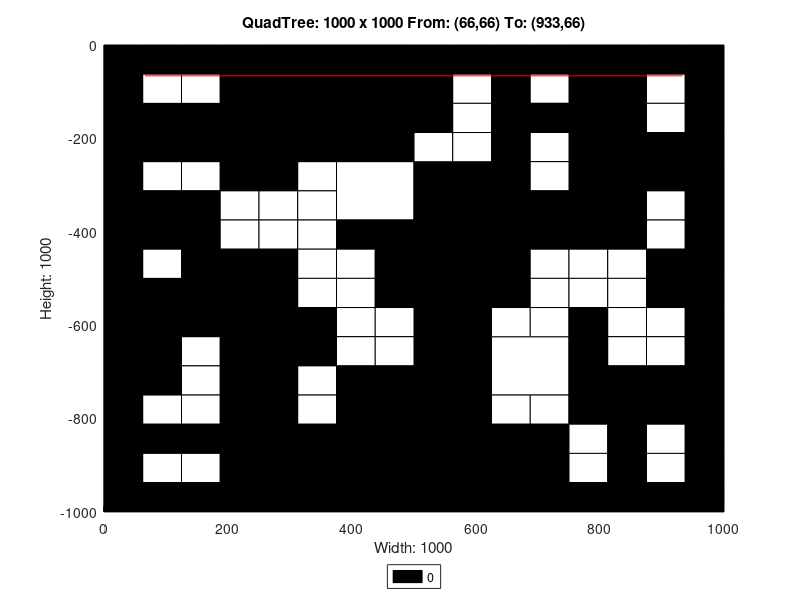

Here is the MATLAB script that generated this plot:
axis([0 1000 -1000 0]);
title('QuadTree: 1000 x 1000 From: (66,66) To: (933,66)');
xlabel('Width: 1000');
ylabel('Height: 1000');
rectangle('Position',[250 -250 250 250], 'FaceColor',[0 0 0]);
rectangle('Position',[0 -250 125 125], 'FaceColor',[0 0 0]);
rectangle('Position',[125 -250 125 125], 'FaceColor',[0 0 0]);
rectangle('Position',[375 -375 125 125], 'FaceColor',[1 1 1]);
rectangle('Position',[750 -125 125 125], 'FaceColor',[0 0 0]);
rectangle('Position',[750 -250 125 125], 'FaceColor',[0 0 0]);
rectangle('Position',[500 -375 125 125], 'FaceColor',[0 0 0]);
rectangle('Position',[500 -500 125 125], 'FaceColor',[0 0 0]);
rectangle('Position',[750 -375 125 125], 'FaceColor',[0 0 0]);
rectangle('Position',[0 -625 125 125], 'FaceColor',[0 0 0]);
rectangle('Position',[125 -625 125 125], 'FaceColor',[0 0 0]);
rectangle('Position',[0 -750 125 125], 'FaceColor',[0 0 0]);
rectangle('Position',[375 -875 125 125], 'FaceColor',[0 0 0]);
rectangle('Position',[250 -1000 125 125], 'FaceColor',[0 0 0]);
rectangle('Position',[375 -1000 125 125], 'FaceColor',[0 0 0]);
rectangle('Position',[500 -625 125 125], 'FaceColor',[0 0 0]);
rectangle('Position',[500 -750 125 125], 'FaceColor',[0 0 0]);
rectangle('Position',[625 -750 125 125], 'FaceColor',[1 1 1]);
rectangle('Position',[500 -875 125 125], 'FaceColor',[0 0 0]);
rectangle('Position',[500 -1000 125 125], 'FaceColor',[0 0 0]);
rectangle('Position',[625 -1000 125 125], 'FaceColor',[0 0 0]);
rectangle('Position',[0 -62.5 62.5 62.5], 'FaceColor',[0 0 0]);
rectangle('Position',[62.5 -62.5 62.5 62.5], 'FaceColor',[0 0 0]);
rectangle('Position',[0 -125 62.5 62.5], 'FaceColor',[0 0 0]);
rectangle('Position',[62.5 -125 62.5 62.5], 'FaceColor',[1 1 1]);
rectangle('Position',[125 -62.5 62.5 62.5], 'FaceColor',[0 0 0]);
rectangle('Position',[187.5 -62.5 62.5 62.5], 'FaceColor',[0 0 0]);
rectangle('Position',[125 -125 62.5 62.5], 'FaceColor',[1 1 1]);
rectangle('Position',[187.5 -125 62.5 62.5], 'FaceColor',[0 0 0]);
rectangle('Position',[0 -312.5 62.5 62.5], 'FaceColor',[0 0 0]);
rectangle('Position',[62.5 -312.5 62.5 62.5], 'FaceColor',[1 1 1]);
rectangle('Position',[0 -375 62.5 62.5], 'FaceColor',[0 0 0]);
rectangle('Position',[62.5 -375 62.5 62.5], 'FaceColor',[0 0 0]);
rectangle('Position',[125 -312.5 62.5 62.5], 'FaceColor',[1 1 1]);
rectangle('Position',[187.5 -312.5 62.5 62.5], 'FaceColor',[0 0 0]);
rectangle('Position',[125 -375 62.5 62.5], 'FaceColor',[0 0 0]);
rectangle('Position',[187.5 -375 62.5 62.5], 'FaceColor',[1 1 1]);
rectangle('Position',[0 -437.5 62.5 62.5], 'FaceColor',[0 0 0]);
rectangle('Position',[62.5 -437.5 62.5 62.5], 'FaceColor',[0 0 0]);
rectangle('Position',[0 -500 62.5 62.5], 'FaceColor',[0 0 0]);
rectangle('Position',[62.5 -500 62.5 62.5], 'FaceColor',[1 1 1]);
rectangle('Position',[125 -437.5 62.5 62.5], 'FaceColor',[0 0 0]);
rectangle('Position',[187.5 -437.5 62.5 62.5], 'FaceColor',[1 1 1]);
rectangle('Position',[125 -500 62.5 62.5], 'FaceColor',[0 0 0]);
rectangle('Position',[187.5 -500 62.5 62.5], 'FaceColor',[0 0 0]);
rectangle('Position',[250 -312.5 62.5 62.5], 'FaceColor',[0 0 0]);
rectangle('Position',[312.5 -312.5 62.5 62.5], 'FaceColor',[1 1 1]);
rectangle('Position',[250 -375 62.5 62.5], 'FaceColor',[1 1 1]);
rectangle('Position',[312.5 -375 62.5 62.5], 'FaceColor',[1 1 1]);
rectangle('Position',[250 -437.5 62.5 62.5], 'FaceColor',[1 1 1]);
rectangle('Position',[312.5 -437.5 62.5 62.5], 'FaceColor',[1 1 1]);
rectangle('Position',[250 -500 62.5 62.5], 'FaceColor',[0 0 0]);
rectangle('Position',[312.5 -500 62.5 62.5], 'FaceColor',[1 1 1]);
rectangle('Position',[375 -437.5 62.5 62.5], 'FaceColor',[0 0 0]);
rectangle('Position',[437.5 -437.5 62.5 62.5], 'FaceColor',[0 0 0]);
rectangle('Position',[375 -500 62.5 62.5], 'FaceColor',[1 1 1]);
rectangle('Position',[437.5 -500 62.5 62.5], 'FaceColor',[0 0 0]);
rectangle('Position',[500 -62.5 62.5 62.5], 'FaceColor',[0 0 0]);
rectangle('Position',[562.5 -62.5 62.5 62.5], 'FaceColor',[0 0 0]);
rectangle('Position',[500 -125 62.5 62.5], 'FaceColor',[0 0 0]);
rectangle('Position',[562.5 -125 62.5 62.5], 'FaceColor',[1 1 1]);
rectangle('Position',[625 -62.5 62.5 62.5], 'FaceColor',[0 0 0]);
rectangle('Position',[687.5 -62.5 62.5 62.5], 'FaceColor',[0 0 0]);
rectangle('Position',[625 -125 62.5 62.5], 'FaceColor',[0 0 0]);
rectangle('Position',[687.5 -125 62.5 62.5], 'FaceColor',[1 1 1]);
rectangle('Position',[500 -187.5 62.5 62.5], 'FaceColor',[0 0 0]);
rectangle('Position',[562.5 -187.5 62.5 62.5], 'FaceColor',[1 1 1]);
rectangle('Position',[500 -250 62.5 62.5], 'FaceColor',[1 1 1]);
rectangle('Position',[562.5 -250 62.5 62.5], 'FaceColor',[1 1 1]);
rectangle('Position',[625 -187.5 62.5 62.5], 'FaceColor',[0 0 0]);
rectangle('Position',[687.5 -187.5 62.5 62.5], 'FaceColor',[0 0 0]);
rectangle('Position',[625 -250 62.5 62.5], 'FaceColor',[0 0 0]);
rectangle('Position',[687.5 -250 62.5 62.5], 'FaceColor',[1 1 1]);
rectangle('Position',[875 -62.5 62.5 62.5], 'FaceColor',[0 0 0]);
rectangle('Position',[937.5 -62.5 62.5 62.5], 'FaceColor',[0 0 0]);
rectangle('Position',[875 -125 62.5 62.5], 'FaceColor',[1 1 1]);
rectangle('Position',[937.5 -125 62.5 62.5], 'FaceColor',[0 0 0]);
rectangle('Position',[875 -187.5 62.5 62.5], 'FaceColor',[1 1 1]);
rectangle('Position',[937.5 -187.5 62.5 62.5], 'FaceColor',[0 0 0]);
rectangle('Position',[875 -250 62.5 62.5], 'FaceColor',[0 0 0]);
rectangle('Position',[937.5 -250 62.5 62.5], 'FaceColor',[0 0 0]);
rectangle('Position',[625 -312.5 62.5 62.5], 'FaceColor',[0 0 0]);
rectangle('Position',[687.5 -312.5 62.5 62.5], 'FaceColor',[1 1 1]);
rectangle('Position',[625 -375 62.5 62.5], 'FaceColor',[0 0 0]);
rectangle('Position',[687.5 -375 62.5 62.5], 'FaceColor',[0 0 0]);
rectangle('Position',[625 -437.5 62.5 62.5], 'FaceColor',[0 0 0]);
rectangle('Position',[687.5 -437.5 62.5 62.5], 'FaceColor',[0 0 0]);
rectangle('Position',[625 -500 62.5 62.5], 'FaceColor',[0 0 0]);
rectangle('Position',[687.5 -500 62.5 62.5], 'FaceColor',[1 1 1]);
rectangle('Position',[875 -312.5 62.5 62.5], 'FaceColor',[0 0 0]);
rectangle('Position',[937.5 -312.5 62.5 62.5], 'FaceColor',[0 0 0]);
rectangle('Position',[875 -375 62.5 62.5], 'FaceColor',[1 1 1]);
rectangle('Position',[937.5 -375 62.5 62.5], 'FaceColor',[0 0 0]);
rectangle('Position',[750 -437.5 62.5 62.5], 'FaceColor',[0 0 0]);
rectangle('Position',[812.5 -437.5 62.5 62.5], 'FaceColor',[0 0 0]);
rectangle('Position',[750 -500 62.5 62.5], 'FaceColor',[1 1 1]);
rectangle('Position',[812.5 -500 62.5 62.5], 'FaceColor',[1 1 1]);
rectangle('Position',[875 -437.5 62.5 62.5], 'FaceColor',[1 1 1]);
rectangle('Position',[937.5 -437.5 62.5 62.5], 'FaceColor',[0 0 0]);
rectangle('Position',[875 -500 62.5 62.5], 'FaceColor',[0 0 0]);
rectangle('Position',[937.5 -500 62.5 62.5], 'FaceColor',[0 0 0]);
rectangle('Position',[125 -687.5 62.5 62.5], 'FaceColor',[1 1 1]);
rectangle('Position',[187.5 -687.5 62.5 62.5], 'FaceColor',[0 0 0]);
rectangle('Position',[125 -750 62.5 62.5], 'FaceColor',[1 1 1]);
rectangle('Position',[187.5 -750 62.5 62.5], 'FaceColor',[0 0 0]);
rectangle('Position',[250 -562.5 62.5 62.5], 'FaceColor',[0 0 0]);
rectangle('Position',[312.5 -562.5 62.5 62.5], 'FaceColor',[1 1 1]);
rectangle('Position',[250 -625 62.5 62.5], 'FaceColor',[0 0 0]);
rectangle('Position',[312.5 -625 62.5 62.5], 'FaceColor',[0 0 0]);
rectangle('Position',[375 -562.5 62.5 62.5], 'FaceColor',[1 1 1]);
rectangle('Position',[437.5 -562.5 62.5 62.5], 'FaceColor',[0 0 0]);
rectangle('Position',[375 -625 62.5 62.5], 'FaceColor',[1 1 1]);
rectangle('Position',[437.5 -625 62.5 62.5], 'FaceColor',[1 1 1]);
rectangle('Position',[250 -687.5 62.5 62.5], 'FaceColor',[0 0 0]);
rectangle('Position',[312.5 -687.5 62.5 62.5], 'FaceColor',[0 0 0]);
rectangle('Position',[250 -750 62.5 62.5], 'FaceColor',[0 0 0]);
rectangle('Position',[312.5 -750 62.5 62.5], 'FaceColor',[1 1 1]);
rectangle('Position',[375 -687.5 62.5 62.5], 'FaceColor',[1 1 1]);
rectangle('Position',[437.5 -687.5 62.5 62.5], 'FaceColor',[1 1 1]);
rectangle('Position',[375 -750 62.5 62.5], 'FaceColor',[0 0 0]);
rectangle('Position',[437.5 -750 62.5 62.5], 'FaceColor',[0 0 0]);
rectangle('Position',[0 -812.5 62.5 62.5], 'FaceColor',[0 0 0]);
rectangle('Position',[62.5 -812.5 62.5 62.5], 'FaceColor',[1 1 1]);
rectangle('Position',[0 -875 62.5 62.5], 'FaceColor',[0 0 0]);
rectangle('Position',[62.5 -875 62.5 62.5], 'FaceColor',[0 0 0]);
rectangle('Position',[125 -812.5 62.5 62.5], 'FaceColor',[1 1 1]);
rectangle('Position',[187.5 -812.5 62.5 62.5], 'FaceColor',[0 0 0]);
rectangle('Position',[125 -875 62.5 62.5], 'FaceColor',[0 0 0]);
rectangle('Position',[187.5 -875 62.5 62.5], 'FaceColor',[0 0 0]);
rectangle('Position',[0 -937.5 62.5 62.5], 'FaceColor',[0 0 0]);
rectangle('Position',[62.5 -937.5 62.5 62.5], 'FaceColor',[1 1 1]);
rectangle('Position',[0 -1000 62.5 62.5], 'FaceColor',[0 0 0]);
rectangle('Position',[62.5 -1000 62.5 62.5], 'FaceColor',[0 0 0]);
rectangle('Position',[125 -937.5 62.5 62.5], 'FaceColor',[1 1 1]);
rectangle('Position',[187.5 -937.5 62.5 62.5], 'FaceColor',[0 0 0]);
rectangle('Position',[125 -1000 62.5 62.5], 'FaceColor',[0 0 0]);
rectangle('Position',[187.5 -1000 62.5 62.5], 'FaceColor',[0 0 0]);
rectangle('Position',[250 -812.5 62.5 62.5], 'FaceColor',[0 0 0]);
rectangle('Position',[312.5 -812.5 62.5 62.5], 'FaceColor',[1 1 1]);
rectangle('Position',[250 -875 62.5 62.5], 'FaceColor',[0 0 0]);
rectangle('Position',[312.5 -875 62.5 62.5], 'FaceColor',[0 0 0]);
rectangle('Position',[625 -562.5 62.5 62.5], 'FaceColor',[0 0 0]);
rectangle('Position',[687.5 -562.5 62.5 62.5], 'FaceColor',[1 1 1]);
rectangle('Position',[625 -625 62.5 62.5], 'FaceColor',[1 1 1]);
rectangle('Position',[687.5 -625 62.5 62.5], 'FaceColor',[1 1 1]);
rectangle('Position',[750 -562.5 62.5 62.5], 'FaceColor',[1 1 1]);
rectangle('Position',[812.5 -562.5 62.5 62.5], 'FaceColor',[1 1 1]);
rectangle('Position',[750 -625 62.5 62.5], 'FaceColor',[0 0 0]);
rectangle('Position',[812.5 -625 62.5 62.5], 'FaceColor',[1 1 1]);
rectangle('Position',[875 -562.5 62.5 62.5], 'FaceColor',[0 0 0]);
rectangle('Position',[937.5 -562.5 62.5 62.5], 'FaceColor',[0 0 0]);
rectangle('Position',[875 -625 62.5 62.5], 'FaceColor',[1 1 1]);
rectangle('Position',[937.5 -625 62.5 62.5], 'FaceColor',[0 0 0]);
rectangle('Position',[750 -687.5 62.5 62.5], 'FaceColor',[0 0 0]);
rectangle('Position',[812.5 -687.5 62.5 62.5], 'FaceColor',[1 1 1]);
rectangle('Position',[750 -750 62.5 62.5], 'FaceColor',[0 0 0]);
rectangle('Position',[812.5 -750 62.5 62.5], 'FaceColor',[0 0 0]);
rectangle('Position',[875 -687.5 62.5 62.5], 'FaceColor',[1 1 1]);
rectangle('Position',[937.5 -687.5 62.5 62.5], 'FaceColor',[0 0 0]);
rectangle('Position',[875 -750 62.5 62.5], 'FaceColor',[0 0 0]);
rectangle('Position',[937.5 -750 62.5 62.5], 'FaceColor',[0 0 0]);
rectangle('Position',[625 -812.5 62.5 62.5], 'FaceColor',[1 1 1]);
rectangle('Position',[687.5 -812.5 62.5 62.5], 'FaceColor',[1 1 1]);
rectangle('Position',[625 -875 62.5 62.5], 'FaceColor',[0 0 0]);
rectangle('Position',[687.5 -875 62.5 62.5], 'FaceColor',[0 0 0]);
rectangle('Position',[750 -812.5 62.5 62.5], 'FaceColor',[0 0 0]);
rectangle('Position',[812.5 -812.5 62.5 62.5], 'FaceColor',[0 0 0]);
rectangle('Position',[750 -875 62.5 62.5], 'FaceColor',[1 1 1]);
rectangle('Position',[812.5 -875 62.5 62.5], 'FaceColor',[0 0 0]);
rectangle('Position',[875 -812.5 62.5 62.5], 'FaceColor',[0 0 0]);
rectangle('Position',[937.5 -812.5 62.5 62.5], 'FaceColor',[0 0 0]);
rectangle('Position',[875 -875 62.5 62.5], 'FaceColor',[1 1 1]);
rectangle('Position',[937.5 -875 62.5 62.5], 'FaceColor',[0 0 0]);
rectangle('Position',[750 -937.5 62.5 62.5], 'FaceColor',[1 1 1]);
rectangle('Position',[812.5 -937.5 62.5 62.5], 'FaceColor',[0 0 0]);
rectangle('Position',[750 -1000 62.5 62.5], 'FaceColor',[0 0 0]);
rectangle('Position',[812.5 -1000 62.5 62.5], 'FaceColor',[0 0 0]);
rectangle('Position',[875 -937.5 62.5 62.5], 'FaceColor',[1 1 1]);
rectangle('Position',[937.5 -937.5 62.5 62.5], 'FaceColor',[0 0 0]);
rectangle('Position',[875 -1000 62.5 62.5], 'FaceColor',[0 0 0]);
rectangle('Position',[937.5 -1000 62.5 62.5], 'FaceColor',[0 0 0]);
X=[933,66];
Y=[-66,-66];
hold on;
plot(X,Y,'r');
legend('0','Location','southoutside');
